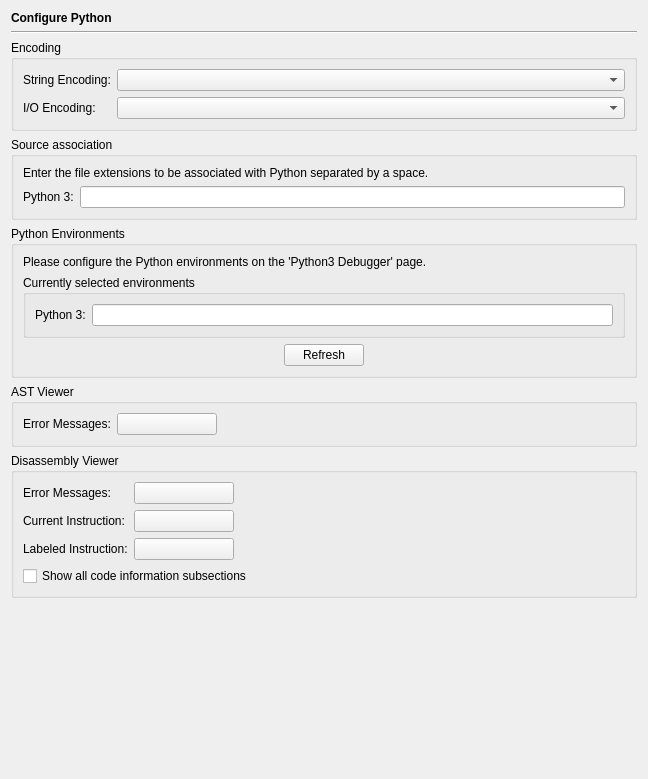
<?xml version="1.0" encoding="UTF-8"?>
<ui version="4.0">
 <class>PythonPage</class>
 <widget class="QWidget" name="PythonPage">
  <property name="geometry">
   <rect>
    <x>0</x>
    <y>0</y>
    <width>648</width>
    <height>779</height>
   </rect>
  </property>
  <layout class="QVBoxLayout" name="verticalLayout_2">
   <item>
    <widget class="QLabel" name="headerLabel">
     <property name="text">
      <string>&lt;b&gt;Configure Python&lt;/b&gt;</string>
     </property>
    </widget>
   </item>
   <item>
    <widget class="Line" name="line11_2_2_2_2">
     <property name="frameShape">
      <enum>QFrame::HLine</enum>
     </property>
     <property name="frameShadow">
      <enum>QFrame::Sunken</enum>
     </property>
     <property name="orientation">
      <enum>Qt::Horizontal</enum>
     </property>
    </widget>
   </item>
   <item>
    <widget class="QGroupBox" name="groupBox">
     <property name="title">
      <string>Encoding</string>
     </property>
     <layout class="QGridLayout" name="gridLayout">
      <item row="0" column="0">
       <widget class="QLabel" name="label">
        <property name="text">
         <string>String Encoding:</string>
        </property>
       </widget>
      </item>
      <item row="0" column="1">
       <widget class="QComboBox" name="stringEncodingComboBox">
        <property name="sizePolicy">
         <sizepolicy hsizetype="Expanding" vsizetype="Fixed">
          <horstretch>0</horstretch>
          <verstretch>0</verstretch>
         </sizepolicy>
        </property>
        <property name="toolTip">
         <string>Select the string encoding to be used.</string>
        </property>
       </widget>
      </item>
      <item row="1" column="0">
       <widget class="QLabel" name="label_2">
        <property name="text">
         <string>I/O Encoding:</string>
        </property>
       </widget>
      </item>
      <item row="1" column="1">
       <widget class="QComboBox" name="ioEncodingComboBox">
        <property name="sizePolicy">
         <sizepolicy hsizetype="Expanding" vsizetype="Fixed">
          <horstretch>0</horstretch>
          <verstretch>0</verstretch>
         </sizepolicy>
        </property>
        <property name="toolTip">
         <string>Select the string encoding used by commandline tools.</string>
        </property>
       </widget>
      </item>
     </layout>
    </widget>
   </item>
   <item>
    <widget class="QGroupBox" name="groupBox_3">
     <property name="title">
      <string>Source association</string>
     </property>
     <layout class="QGridLayout" name="gridLayout_2">
      <item row="0" column="0" colspan="2">
       <widget class="QLabel" name="label_3">
        <property name="text">
         <string>Enter the file extensions to be associated with Python separated by a space.</string>
        </property>
        <property name="wordWrap">
         <bool>true</bool>
        </property>
       </widget>
      </item>
      <item row="1" column="0">
       <widget class="QLabel" name="label_5">
        <property name="text">
         <string>Python 3:</string>
        </property>
       </widget>
      </item>
      <item row="1" column="1">
       <widget class="QLineEdit" name="py3ExtensionsEdit"/>
      </item>
     </layout>
    </widget>
   </item>
   <item>
    <widget class="QGroupBox" name="groupBox_2">
     <property name="title">
      <string>Python Environments</string>
     </property>
     <layout class="QVBoxLayout" name="verticalLayout">
      <item>
       <widget class="QLabel" name="label_6">
        <property name="text">
         <string>Please configure the Python environments on the 'Python3 Debugger' page.</string>
        </property>
        <property name="wordWrap">
         <bool>true</bool>
        </property>
       </widget>
      </item>
      <item>
       <widget class="QGroupBox" name="groupBox_4">
        <property name="title">
         <string>Currently selected environments</string>
        </property>
        <layout class="QGridLayout" name="gridLayout_3">
         <item row="0" column="0">
          <widget class="QLabel" name="label_9">
           <property name="text">
            <string>Python 3:</string>
           </property>
          </widget>
         </item>
         <item row="0" column="1">
          <widget class="QLineEdit" name="py3EnvironmentEdit">
           <property name="readOnly">
            <bool>true</bool>
           </property>
          </widget>
         </item>
        </layout>
       </widget>
      </item>
      <item>
       <layout class="QHBoxLayout" name="horizontalLayout">
        <item>
         <spacer name="horizontalSpacer">
          <property name="orientation">
           <enum>Qt::Horizontal</enum>
          </property>
          <property name="sizeHint" stdset="0">
           <size>
            <width>40</width>
            <height>20</height>
           </size>
          </property>
         </spacer>
        </item>
        <item>
         <widget class="QPushButton" name="refreshButton">
          <property name="toolTip">
           <string>Press to update the display of the currently selected environments</string>
          </property>
          <property name="text">
           <string>Refresh</string>
          </property>
         </widget>
        </item>
        <item>
         <spacer name="horizontalSpacer_2">
          <property name="orientation">
           <enum>Qt::Horizontal</enum>
          </property>
          <property name="sizeHint" stdset="0">
           <size>
            <width>40</width>
            <height>20</height>
           </size>
          </property>
         </spacer>
        </item>
       </layout>
      </item>
     </layout>
    </widget>
   </item>
   <item>
    <widget class="QGroupBox" name="groupBox_5">
     <property name="title">
      <string>AST Viewer</string>
     </property>
     <layout class="QHBoxLayout" name="horizontalLayout_2">
      <item>
       <widget class="QLabel" name="label_4">
        <property name="text">
         <string>Error Messages:</string>
        </property>
       </widget>
      </item>
      <item>
       <widget class="QPushButton" name="astErrorItemButton">
        <property name="minimumSize">
         <size>
          <width>100</width>
          <height>0</height>
         </size>
        </property>
        <property name="toolTip">
         <string>Select the color for error messages</string>
        </property>
        <property name="text">
         <string/>
        </property>
       </widget>
      </item>
      <item>
       <spacer name="horizontalSpacer_4">
        <property name="orientation">
         <enum>Qt::Horizontal</enum>
        </property>
        <property name="sizeHint" stdset="0">
         <size>
          <width>392</width>
          <height>20</height>
         </size>
        </property>
       </spacer>
      </item>
     </layout>
    </widget>
   </item>
   <item>
    <widget class="QGroupBox" name="groupBox_6">
     <property name="title">
      <string>Disassembly Viewer</string>
     </property>
     <layout class="QGridLayout" name="gridLayout_4">
      <item row="0" column="0">
       <widget class="QLabel" name="label_7">
        <property name="text">
         <string>Error Messages:</string>
        </property>
       </widget>
      </item>
      <item row="0" column="1">
       <widget class="QPushButton" name="disErrorItemButton">
        <property name="minimumSize">
         <size>
          <width>100</width>
          <height>0</height>
         </size>
        </property>
        <property name="toolTip">
         <string>Select the color for error messages</string>
        </property>
        <property name="text">
         <string/>
        </property>
       </widget>
      </item>
      <item row="0" column="2">
       <spacer name="horizontalSpacer_3">
        <property name="orientation">
         <enum>Qt::Horizontal</enum>
        </property>
        <property name="sizeHint" stdset="0">
         <size>
          <width>369</width>
          <height>20</height>
         </size>
        </property>
       </spacer>
      </item>
      <item row="1" column="0">
       <widget class="QLabel" name="label_8">
        <property name="text">
         <string>Current Instruction:</string>
        </property>
       </widget>
      </item>
      <item row="1" column="1">
       <widget class="QPushButton" name="disCurrentInstructionButton">
        <property name="minimumSize">
         <size>
          <width>100</width>
          <height>0</height>
         </size>
        </property>
        <property name="toolTip">
         <string>Select the color for the current instruction</string>
        </property>
        <property name="text">
         <string/>
        </property>
       </widget>
      </item>
      <item row="2" column="0">
       <widget class="QLabel" name="label_10">
        <property name="text">
         <string>Labeled Instruction:</string>
        </property>
       </widget>
      </item>
      <item row="2" column="1">
       <widget class="QPushButton" name="disLabeledInstructionButton">
        <property name="minimumSize">
         <size>
          <width>100</width>
          <height>0</height>
         </size>
        </property>
        <property name="toolTip">
         <string>Select the color for labeled instructions</string>
        </property>
        <property name="text">
         <string/>
        </property>
       </widget>
      </item>
      <item row="3" column="0" colspan="3">
       <widget class="QCheckBox" name="showCodeInfoDetailsCeckBox">
        <property name="toolTip">
         <string>Select to show code information subsections expanded</string>
        </property>
        <property name="text">
         <string>Show all code information subsections</string>
        </property>
       </widget>
      </item>
     </layout>
    </widget>
   </item>
   <item>
    <spacer>
     <property name="orientation">
      <enum>Qt::Vertical</enum>
     </property>
     <property name="sizeHint" stdset="0">
      <size>
       <width>464</width>
       <height>41</height>
      </size>
     </property>
    </spacer>
   </item>
  </layout>
 </widget>
 <tabstops>
  <tabstop>stringEncodingComboBox</tabstop>
  <tabstop>ioEncodingComboBox</tabstop>
  <tabstop>py3ExtensionsEdit</tabstop>
  <tabstop>py3EnvironmentEdit</tabstop>
  <tabstop>refreshButton</tabstop>
  <tabstop>astErrorItemButton</tabstop>
  <tabstop>disErrorItemButton</tabstop>
  <tabstop>disCurrentInstructionButton</tabstop>
  <tabstop>disLabeledInstructionButton</tabstop>
 </tabstops>
 <resources/>
 <connections/>
</ui>
